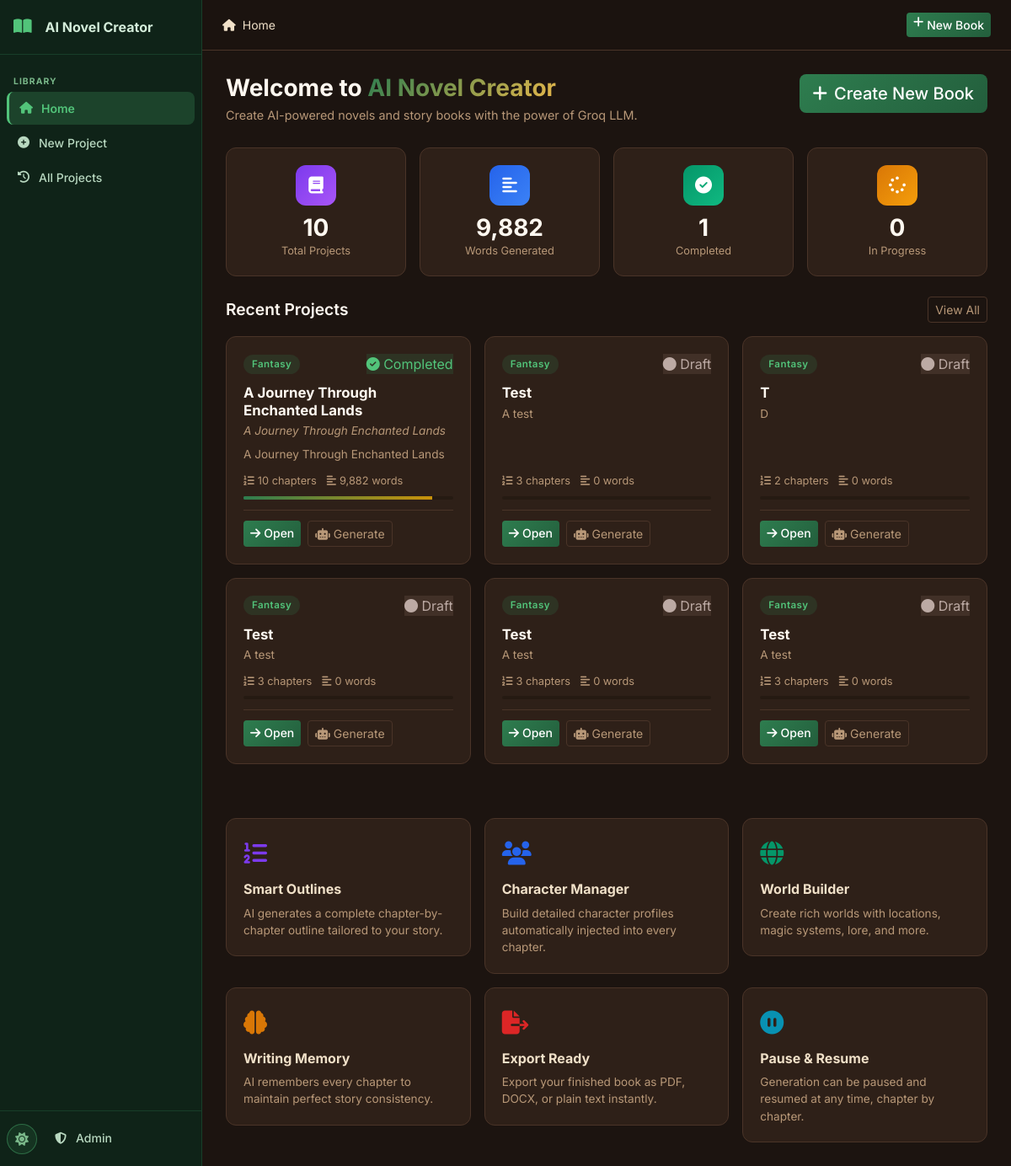
The page / on the database its author committed.
### tables this page shows
CREATE TABLE settings (
    id INTEGER PRIMARY KEY AUTOINCREMENT,
    key TEXT UNIQUE NOT NULL,
    value TEXT,
    updated_at TIMESTAMP DEFAULT CURRENT_TIMESTAMP
);

CREATE TABLE projects (
    id INTEGER PRIMARY KEY AUTOINCREMENT,
    title TEXT NOT NULL,
    subtitle TEXT DEFAULT '',
    genre TEXT DEFAULT 'Fantasy',
    audience TEXT DEFAULT 'Adult',
    description TEXT DEFAULT '',
    language TEXT DEFAULT 'English',
    story_type TEXT DEFAULT 'Novel',
    writing_style TEXT DEFAULT 'Descriptive',
    point_of_view TEXT DEFAULT 'Third Person Limited',
    tense TEXT DEFAULT 'Past',
    tone TEXT DEFAULT 'Adventurous',
    num_chapters INTEGER DEFAULT 10,
    words_per_chapter INTEGER DEFAULT 2000,
    creativity_level TEXT DEFAULT 'balanced',
    temperature REAL DEFAULT 0.7,
    top_p REAL DEFAULT 0.9,
    max_tokens INTEGER DEFAULT 4096,
    status TEXT DEFAULT 'draft',
    current_chapter INTEGER DEFAULT 0,
    total_words INTEGER DEFAULT 0,
    cover_prompt TEXT DEFAULT '',
    include_images INTEGER DEFAULT 0,
    images_per_chapter INTEGER DEFAULT 1,
    image_style TEXT DEFAULT 'Realistic',
    created_at TIMESTAMP DEFAULT CURRENT_TIMESTAMP,
    updated_at TIMESTAMP DEFAULT CURRENT_TIMESTAMP
);

### routes/main.py (the view)
@bp.route('/')
def index():
    db = get_db()
    projects = db.execute(
        'SELECT * FROM projects ORDER BY updated_at DESC LIMIT 6'
    ).fetchall()
    stats = {
        'total_projects': db.execute('SELECT COUNT(*) FROM projects').fetchone()[0],
        'total_words': db.execute('SELECT COALESCE(SUM(total_words),0) FROM projects').fetchone()[0],
        'completed': db.execute("SELECT COUNT(*) FROM projects WHERE status='completed'").fetchone()[0],
        'in_progress': db.execute("SELECT COUNT(*) FROM projects WHERE status IN ('in_progress','paused')").fetchone()[0],
    }
    app_name = get_setting(db, 'app_name', 'AI Novel Creator')
    maintenance = get_setting(db, 'maintenance_mode', '0') == '1'
    return render_template('index.html',
                           projects=projects,
                           stats=stats,
                           app_name=app_name,
                           maintenance=maintenance)

### database/__init__.py (called while the page is built)
def get_db():
    if 'db' not in g:
        db_path = current_app.config['DATABASE']
        os.makedirs(os.path.dirname(db_path), exist_ok=True)
        g.db = sqlite3.connect(db_path)
        g.db.row_factory = sqlite3.Row
        g.db.execute('PRAGMA foreign_keys = ON')
        g.db.execute('PRAGMA journal_mode = WAL')
    return g.db

### utils/helpers.py (called while the page is built)
def get_setting(db, key, default=''):
    row = db.execute('SELECT value FROM settings WHERE key = ?', (key,)).fetchone()
    return row['value'] if row else default

### templates/index.html (shortened to what this page needs)
{% extends "base.html" %}
{% block breadcrumb %}<i class="fas fa-home me-2"></i>Home{% endblock %}
{% block content %}
<div class="page-header">
  <div>
    <h1 class="page-title">Welcome to <span class="gradient-text">{{ app_name }}</span></h1>
    <p class="page-subtitle">Create AI-powered novels and story books with the power of Groq LLM.</p>
  </div>
  <a href="{{ url_for('projects.new_project') }}" class="btn btn-primary btn-lg">
    <i class="fas fa-plus me-2"></i>Create New Book
  </a>
</div>
<div class="row g-3 mb-4">
  <div class="col-6 col-md-3">
    <div class="stat-card">
      <div class="stat-icon" style="background: linear-gradient(135deg, #7c3aed, #a855f7)">
        <i class="fas fa-book"></i>
      </div>
      <div class="stat-value">{{ stats.total_projects }}</div>
      <div class="stat-label">Total Projects</div>
    </div>
  </div>
  <div class="col-6 col-md-3">
    <div class="stat-card">
      <div class="stat-icon" style="background: linear-gradient(135deg, #2563eb, #3b82f6)">
        <i class="fas fa-align-left"></i>
      </div>
      <div class="stat-value">{{ '{:,}'.format(stats.total_words) }}</div>
      <div class="stat-label">Words Generated</div>
    </div>
  </div>
  <div class="col-6 col-md-3">
    <div class="stat-card">
      <div class="stat-icon" style="background: linear-gradient(135deg, #059669, #10b981)">
        <i class="fas fa-check-circle"></i>
      </div>
      <div class="stat-value">{{ stats.completed }}</div>
      <div class="stat-label">Completed</div>
    </div>
  </div>
  <div class="col-6 col-md-3">
    <div class="stat-card">
      <div class="stat-icon" style="background: linear-gradient(135deg, #d97706, #f59e0b)">
        <i class="fas fa-spinner"></i>
      </div>
      <div class="stat-value">{{ stats.in_progress }}</div>
      <div class="stat-label">In Progress</div>
    </div>
  </div>
</div>
{% if projects %}
<div class="section-header mb-3">
  <h2 class="section-title">Recent Projects</h2>
  <a href="{{ url_for('main.history') }}" class="btn btn-outline-secondary btn-sm">View All</a>
</div>
<div class="row g-3 mb-5">
  {% for p in projects %}
  <div class="col-12 col-md-6 col-xl-4">
    <div class="project-card">
      <div class="project-card-header">
        <div class="genre-badge genre-{{ p.genre | lower | replace(' ', '-') | replace('/', '-') }}">{{ p.genre }}</div>
        <div class="project-status status-{{ p.status }}">
          {% if p.status == 'completed' %}<i class="fas fa-check-circle"></i>
          {% elif p.status in ['generating', 'in_progress'] %}<i class="fas fa-spinner fa-spin"></i>
          {% elif p.status == 'paused' %}<i class="fas fa-pause-circle"></i>
          {% else %}<i class="fas fa-circle"></i>{% endif %}
          {{ p.status | title }}
        </div>
      </div>
      <h3 class="project-card-title">{{ p.title }}</h3>
      {% if p.subtitle %}<p class="project-card-subtitle">{{ p.subtitle }}</p>{% endif %}
      <p class="project-card-desc">{{ p.description[:100] }}{% if p.description|length > 100 %}…{% endif %}</p>
      <div class="project-card-meta">
        <span><i class="fas fa-list-ol me-1"></i>{{ p.num_chapters }} chapters</span>
        <span><i class="fas fa-align-left me-1"></i>{{ '{:,}'.format(p.total_words) }} words</span>
      </div>
      {% set progress = (p.current_chapter / p.num_chapters * 100) | int if p.num_chapters else 0 %}
      <div class="progress mt-2" style="height:4px">
        <div class="progress-bar bg-primary" style="width:{{ progress }}%"></div>
      </div>
      <div class="project-card-actions">
        <a href="{{ url_for('projects.project_detail', project_id=p.id) }}" class="btn btn-primary btn-sm">
          <i class="fas fa-arrow-right me-1"></i>Open
        </a>
        <a href="{{ url_for('chapters.generation_page', project_id=p.id) }}" class="btn btn-outline-secondary btn-sm">
          <i class="fas fa-robot me-1"></i>Generate
        </a>
      </div>
    </div>
  </div>
  {% endfor %}
</div>
{% endif %}
<div class="row g-3 mt-2">
  {% for icon, title, desc, color in features %}
  <div class="col-12 col-md-6 col-lg-4">
    <div class="feature-card">
      <div class="feature-icon" style="color:{{ color }}"><i class="{{ icon }}"></i></div>
      <h4>{{ title }}</h4>
      <p>{{ desc }}</p>
    </div>
  </div>
  {% endfor %}
</div>
{% endblock %}

### templates/base.html (shortened to what this page needs)
<!DOCTYPE html>
<html lang="en" data-theme="{{ default_theme }}">
<head>
  <link href="https://cdn.jsdelivr.net/npm/bootstrap@5.3.2/dist/css/bootstrap.min.css" rel="stylesheet">
  <link href="https://cdnjs.cloudflare.com/ajax/libs/font-awesome/6.5.0/css/all.min.css" rel="stylesheet">
  <link href="{{ url_for('static', filename='css/style.css') }}" rel="stylesheet">
</head>
<body>
<nav class="sidebar" id="sidebar">
  <div class="sidebar-header">
    <a href="{{ url_for('main.index') }}" class="sidebar-brand">
      <i class="fas fa-book-open me-2"></i>
      <span>{{ app_name }}</span>
    </a>
  </div>
  <div class="sidebar-menu">
    <div class="sidebar-section-label">LIBRARY</div>
    <a href="{{ url_for('main.index') }}" class="sidebar-item {% if request.endpoint == 'main.index' %}active{% endif %}">
      <i class="fas fa-home"></i><span>Home</span>
    </a>
    <a href="{{ url_for('projects.new_project') }}" class="sidebar-item {% if request.endpoint == 'projects.new_project' %}active{% endif %}">
      <i class="fas fa-plus-circle"></i><span>New Project</span>
    </a>
    <a href="{{ url_for('main.history') }}" class="sidebar-item {% if request.endpoint == 'main.history' %}active{% endif %}">
      <i class="fas fa-history"></i><span>All Projects</span>
    </a>
  </div>
  <div class="sidebar-footer">
    <button class="theme-toggle" onclick="toggleTheme()" title="Toggle theme">
      <i class="fas fa-moon" id="themeIcon"></i>
    </button>
    <a href="{{ url_for('admin.login') }}" class="sidebar-item small">
      <i class="fas fa-shield-alt"></i><span>Admin</span>
    </a>
  </div>
</nav>
<div class="main-wrapper" id="mainWrapper">
  <header class="topnav">
    <div class="topnav-breadcrumb">
      {% block breadcrumb %}{% endblock %}
    </div>
    <div class="topnav-actions ms-auto">
      <a href="{{ url_for('projects.new_project') }}" class="btn btn-primary btn-sm d-none d-md-inline-flex">
        <i class="fas fa-plus me-1"></i>New Book
      </a>
    </div>
  </header>
  <main class="content-area">
    {% block content %}{% endblock %}
  </main>
</div>
<div class="toast-container position-fixed bottom-0 end-0 p-3" id="toastContainer"></div>
</body>
</html>

### rows shown on the page
settings: value "AI Novel Creator"
projects: genre "Fantasy", status "Completed", title "A Journey Through Enchanted Lands", subtitle "A Journey Through Enchanted Lands", description "A Journey Through Enchanted Lands", num_chapters "10", total_words "9,882", {{ progress }} 90 (drawn)
projects: genre "Fantasy", status "Draft", title "Test", description "A test", num_chapters "3", total_words "0"
projects: genre "Fantasy", status "Draft", title "T", description "D", num_chapters "2", total_words "0"
projects: genre "Fantasy", status "Draft", title "Test", description "A test", num_chapters "3", total_words "0"
projects: genre "Fantasy", status "Draft", title "Test", description "A test", num_chapters "3", total_words "0"
projects: genre "Fantasy", status "Draft", title "Test", description "A test", num_chapters "3", total_words "0"

### other values the page prints
{{ stats.total_projects }} "10"
{{ '{:,}'.format(stats.total_words) }} "9,882"
{{ stats.completed }} "1"
{{ stats.in_progress }} "0"
{{ title }} "Smart Outlines" "Character Manager" "World Builder" "Writing Memory" "Export Ready" "Pause & Resume"
{{ desc }} "AI generates a complete chapter-by-chapter outline tailored to your story." "Build detailed character profiles automatically injected into every chapter." "Create rich worlds with locations, magic systems, lore, and more." "AI remembers every chapter to maintain perfect story consistency." "Export your finished book as PDF, DOCX, or plain text instantly." "Generation can be paused and resumed at any time, chapter by chapter."
